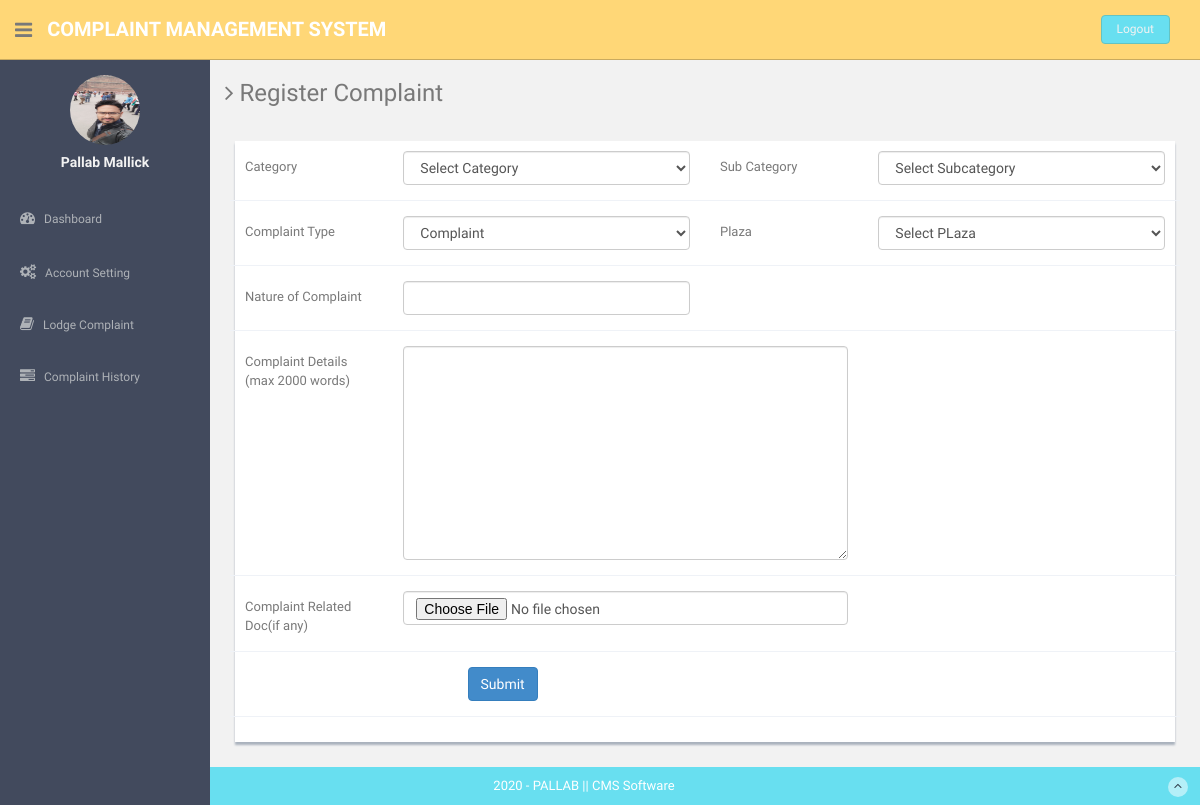
The app's page /users/register-complaint.php (signed in) with its own data.
### tables this page shows
CREATE TABLE `users` (
  `id` int(11) NOT NULL,
  `fullName` varchar(255) DEFAULT NULL,
  `userEmail` varchar(255) DEFAULT NULL,
  `password` varchar(255) DEFAULT NULL,
  `contactNo` bigint(11) DEFAULT NULL,
  `address` tinytext,
  `State` varchar(255) DEFAULT NULL,
  `country` varchar(255) DEFAULT NULL,
  `pincode` int(6) DEFAULT NULL,
  `userImage` varchar(255) DEFAULT NULL,
  `regDate` timestamp NOT NULL DEFAULT CURRENT_TIMESTAMP,
  `updationDate` timestamp NULL DEFAULT NULL,
  `status` int(1) DEFAULT NULL
);

### users/register-complaint.php (the view, shortened to what this page needs)
<?php
include('includes/config.php');
if(strlen($_SESSION['login'])==0)
  {
header('location:index.php');
}
else{
?>
<!DOCTYPE html>
<html lang="en">
  <head>
    <link href="assets/css/bootstrap.css" rel="stylesheet">
    <link href="assets/font-awesome/css/font-awesome.css" rel="stylesheet" />
    <link rel="stylesheet" type="text/css" href="assets/js/bootstrap-datepicker/css/datepicker.css" />
    <link rel="stylesheet" type="text/css" href="assets/js/bootstrap-daterangepicker/daterangepicker.css" />
    <link href="assets/css/style.css" rel="stylesheet">
    <link href="assets/css/style-responsive.css" rel="stylesheet">
  </head>
  <body>
  <section id="container" >
     <?php include("includes/header.php");?>
      <?php include("includes/sidebar.php");?>
      <section id="main-content">
          <section class="wrapper">
          	<h3><i class="fa fa-angle-right"></i> Register Complaint</h3>
          	<div class="row mt">
          		<div class="col-lg-12">
                  <div class="form-panel">
                      <form class="form-horizontal style-form" method="post" name="complaint" enctype="multipart/form-data" >
<div class="form-group">
<label class="col-sm-2 col-sm-2 control-label">Category</label>
<div class="col-sm-4">
<select name="category" id="category" class="form-control" onChange="getCat(this.value);" required="">
<option value="">Select Category</option>
</select>
 </div>
<label class="col-sm-2 col-sm-2 control-label">Sub Category </label>
 <div class="col-sm-4">
<select name="subcategory" id="subcategory" class="form-control" >
<option value="">Select Subcategory</option>
</select>
</div>
 </div>
<div class="form-group">
<label class="col-sm-2 col-sm-2 control-label">Complaint Type</label>
<div class="col-sm-4">
<select name="complaintype" class="form-control" required="">
                <option value=" Complaint"> Complaint</option>
                </select>
</div>
<label class="col-sm-2 col-sm-2 control-label">Plaza</label>
<div class="col-sm-4">
<select name="state" required="required" class="form-control">
<option value="">Select PLaza </option>
</select>
</div>
</div>
<div class="form-group">
<label class="col-sm-2 col-sm-2 control-label">Nature of Complaint</label>
<div class="col-sm-4">
<input type="text" name="noc" required="required" value="" required="" class="form-control">
</div>
</div>
<div class="form-group">
<label class="col-sm-2 col-sm-2 control-label">Complaint Details (max 2000 words) </label>
<div class="col-sm-6">
<textarea  name="complaindetails" required="required" cols="10" rows="10" class="form-control" maxlength="2000"></textarea>
</div>
</div>
<div class="form-group">
<label class="col-sm-2 col-sm-2 control-label">Complaint Related Doc(if any) </label>
<div class="col-sm-6">
<input type="file" name="compfile" class="form-control" value="">
</div>
</div>
                          <div class="form-group">
                           <div class="col-sm-10" style="padding-left:25% ">
<button type="submit" name="submit" class="btn btn-primary">Submit</button>
</div>
</div>
                          </form>
                          </div>
                          </div>
                          </div>
		</section>
      </section>
    <?php include("includes/footer.php");?>
  </section>
  </body>
</html>
<?php } ?>

### users/includes/sidebar.php (shortened to what this page needs)
<aside>
          <div id="sidebar"  class="nav-collapse ">
              <ul class="sidebar-menu" id="nav-accordion">
                              <?php $query=mysqli_query($con,"select fullName,userImage from users where userEmail='".$_SESSION['login']."'");
 while($row=mysqli_fetch_array($query))
 {
 ?>
                  <p class="centered"><a href="profile.php">
<?php $userphoto=$row['userImage'];
if($userphoto==""):
?>
<img src="userimages/noimage.png"  class="img-circle" width="70" height="70" >
<?php else:?>
  <img src="userimages/<?php echo htmlentities($userphoto);?>" class="img-circle" width="70" height="70">
<?php endif;?>
</a>
</p>
                  <h5 class="centered"><?php echo htmlentities($row['fullName']);?></h5>
                  <?php } ?>
                  <li class="mt">
                      <a href="dashboard.php">
                          <i class="fa fa-dashboard"></i>
                          <span>Dashboard</span>
                      </a>
                  </li>
                  <li class="sub-menu">
                      <a href="javascript:;" >
                          <i class="fa fa-cogs"></i>
                          <span>Account Setting</span>
                      </a>
                  </li>
                  <li class="sub-menu">
                      <a href="register-complaint.php" >
                          <i class="fa fa-book"></i>
                          <span>Lodge Complaint</span>
                      </a>
                    </li>
                  <li class="sub-menu">
                      <a href="complaint-history.php" >
                          <i class="fa fa-tasks"></i>
                          <span>Complaint History</span>
                      </a>
                  </li>
              </ul>
          </div>
      </aside>

### users/assets/css/style.css (style rules this page uses)
body { color: #797979; background: #f2f2f2; font-family: 'Ruda', sans-serif; padding: 0px !important; margin: 0px !important; font-size:13px; }
ul li { list-style: none; }
a, a:hover, a:focus { text-decoration: none; outline: none; }
#container { width: 100%; height: 100%; }
.centered { text-align: center; }
.mt { margin-top: 25px; }
#sidebar { width: 210px; height: 100%; position: fixed; background: #424a5d; }
#sidebar h5 { color: #f2f2f2; font-weight: 700; }
#sidebar ul li { position: relative; }
ul.sidebar-menu , ul.sidebar-menu li ul.sub { margin: -2px 0 0; padding: 0; }
ul.sidebar-menu { margin-top: 75px; }
ul.sidebar-menu li { margin-bottom: 5px; margin-left:10px; margin-right:10px; }
ul.sidebar-menu li.sub-menu { line-height: 15px; }
ul.sidebar-menu li a span { display: inline-block; }
ul.sidebar-menu li a { color: #aeb2b7; text-decoration: none; display: block; padding: 15px 0 15px 10px; font-size: 12px; outline: none; -webkit-transition: all 0.3s ease; -moz-transition: all 0.3s ease; -o-transition: all 0.3s ease; -ms-transition: all 0.3s ease; transition: all 0.3s ease; }
ul.sidebar-menu li a i { font-size: 15px; padding-right: 6px; }
#main-content { margin-left: 210px; }
.wrapper { display: inline-block; margin-top: 60px; padding-left: 15px; padding-right: 15px; padding-bottom: 15px; padding-top: 0px; width: 100%; }
.form-panel { background: #ffffff; margin: 10px; padding: 10px; box-shadow: 0px 3px 2px #aab2bd; text-align: left; }
label { font-weight: 400; }
.form-horizontal.style-form .form-group { border-bottom: 1px solid #eff2f7; padding-bottom: 15px; margin-bottom: 15px; }
@media (min-width: 768px) { .form-horizontal .control-label { text-align: left; } }

### records on screen
users: userImage (picture), fullName "Pallab Mallick"
